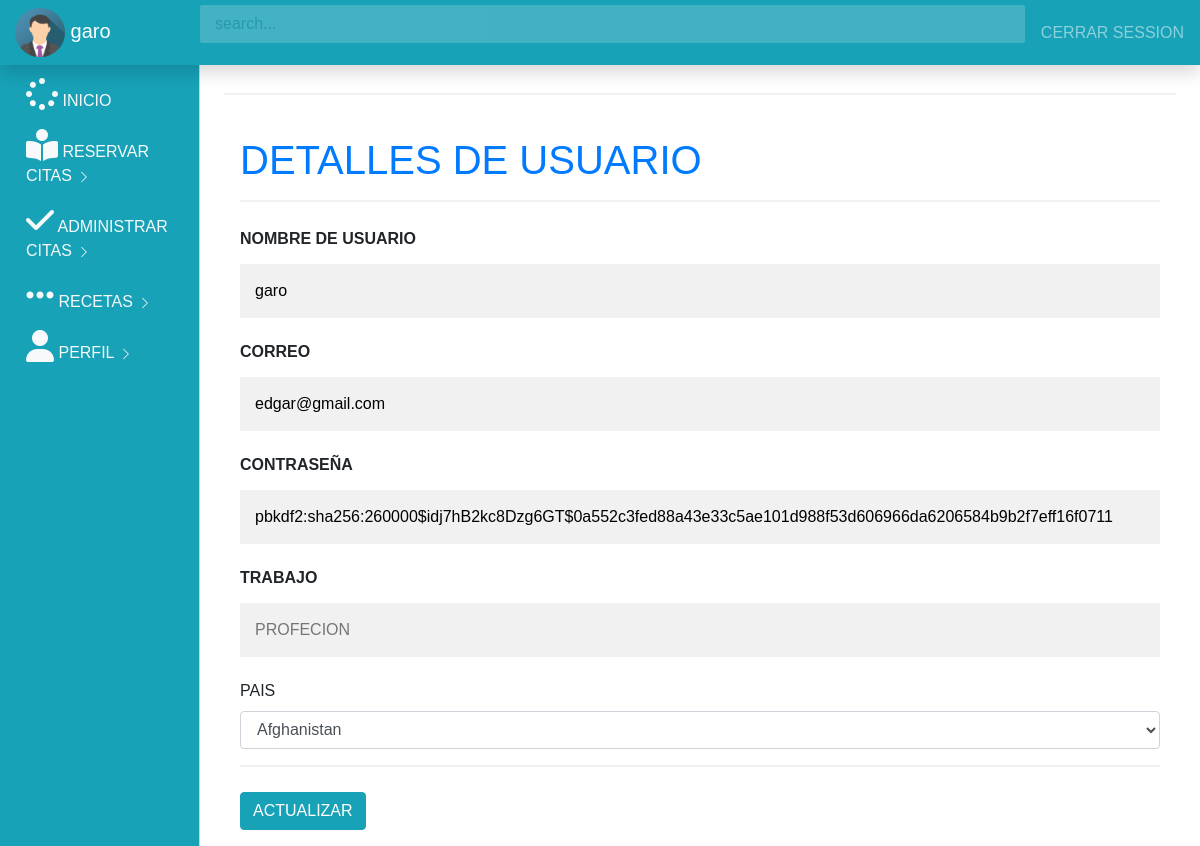
The page /change_profile (signed in) on the database its author committed.
### index.py (models this page shows, shortened)
class User(UserMixin,db.Model):
    id = db.Column(db.Integer,primary_key =True)
    username = db.Column(db.String(100))
    email = db.Column(db.String(100),unique =True)
    password = db.Column(db.String(100))
    doctor = db.Column(db.Boolean)
    admin = db.Column(db.Boolean)
    work = db.Column(db.String(100))
    country = db.Column(db.String(100))
    image = db.Column(db.String(100))
    tratamiento = db.Column(db.String(100))
    @property
    def unhashed_password(self):
         raise AttributeError('cannot view unhased password')
    appointment_by  = db.relationship('Appointments',
    foreign_keys ='Appointments.asked_by_id',
    backref = 'asker',
    lazy=True
    )
    Receive_by  = db.relationship('Notiication',
    foreign_keys ='Notiication.receive_by_id',
    backref = 'reciever',
    lazy=True
    )
    Sender_by  = db.relationship('Notiication',
    foreign_keys ='Notiication.doctor_id',
    backref = 'sender',
    lazy=True
    )
    answers_requested  = db.relationship('Appointments',
    foreign_keys ='Appointments.doctor_id',
    backref = 'expert',
    lazy=True
    )

### index.py (the view)
@app.route('/change_profile')
@login_required
def change_profile():
      get_usors = User.query.all()
      owner = User.query.filter_by(email=current_user.email,password=current_user.password,admin=False,doctor =False).first()
      if not owner:
          flash("Kindly login as patient !")
          return redirect(url_for('home'))
      else:
          return render_template('profile.html' ,users = get_usors)

### index.py (called while the page is built)
@login_manager.user_loader
def load_user(user_id):
     return User.query.get(int(user_id))

### templates/profile.html (shortened to what this page needs)
{% include 'plane_dash.html' %}
{% block body %}
<main role="main" class="col-md-9 ml-sm-auto col-lg-10 px-4">
    <hr>
    <form action="{{url_for('update_profile')}}" method = "POST">
        <div class="container">
          <h1 class="text-primary">DETALLES DE USUARIO</h1>
          <hr>
          <label for="username"><b>NOMBRE DE USUARIO</b></label>
          <input type="text" placeholder="Enter username" name="username" id="username" value = "{{current_user.username}}" required>
          <label for="email"><b>CORREO</b></label>
          <input type="text" placeholder="Enter Email" name="email" id="email" value = "{{current_user.email}}"" required>
          <label for="password"><b>CONTRASEÑA</b></label>
          <input type="text" placeholder="Repeat Password" name="password" id="password" value = "{{current_user.password}}" required>
          <label for="work"><b>TRABAJO</b></label>
          <input type="text" placeholder="PROFECION" name="work" id="work" required>
          <label for="country">PAIS</label>
          <select id="country" name="country" class="form-control">
              <option value="Afghanistan">Afghanistan</option>
          </select>
          <hr>
          <button  class=" btn btn-info" href = "/update/{{current_user.id}}">ACTUALIZAR
        </button>
        </div>
      </form>
</main>
{% endblock %}

### templates/plane_dash.html (shortened to what this page needs)
<!doctype html>
<html lang="en">
  <head>
    <link rel="stylesheet" href="https://stackpath.bootstrapcdn.com/bootstrap/4.5.2/css/bootstrap.min.css">
    <link rel="stylesheet" href="/static/css/dashboard.css">
    <link rel="stylesheet" href="https://cdn.datatables.net/1.10.22/css/jquery.dataTables.min.css">
  </head>
  <body> {%block body%}
    <nav class="navbar navbar-dark bg-info fixed-top flex-md-nowrap p-0 shadow">
        <a class="navbar-brand col-sm-3 col-md-2 mr-0" href="#">
          <img src="{{url_for('static', filename ='img_avatar.png')}}" alt="Avatar" style="width:50px;border-radius: 50%;">
          {{current_user.username}}
          </a>
        <input type="text" class="form-control form-control-primary w-100" placeholder="search...">
        <ul class=" navbar-nav px-3">
            <li class="nav-item text-nowrap">
                <a class="nav-link" onclick="return confirm('Confirm logout') " href="{{url_for('home')}}">CERRAR SESSION</a>
            </li>
        </ul>
      </nav>
      <div class="container-fluid">
        <div class="row">
            <div class  = "col-md-2 bg-info d-none d-md-block sidebar" style="color:white;">
                <div class="left-sidebar">
                    <ul class="nav flex-column sidebar-nav">
                        <li class="nav-item">
                        <a class="nav-link text-light" href="{{url_for('get_signin')}}">
                          <i class ="fa fa-spinner fa-2x"></i> INICIO
                        </a>
                        </li>
                        <li class="nav-item">
                          <a class="nav-link text-light" href="{{url_for('appointment')}}">
                         <i class="fa fa-book-reader fa-2x"></i> RESERVAR CITAS
                                     <svg class="bi bi-chevron-right" width="16" height="16" viewBox="0 0 20 20" fill="currentColor" xmlns="http://www.w3.org/2000/svg"><path fill-rule="evenodd" d="M6.646 3.646a.5.5 0 01.708 0l6 6a.5.5 0 010 .708l-6 6a.5.5 0 01-.708-.708L12.293 10 6.646 4.354a.5.5 0 010-.708z"/></svg>
                        </a>
                        </li>
                        <li class="nav-item">
                          <a class="nav-link text-light" href="{{url_for('manage')}}">
                         <i class="fa fa-check fa-2x"></i> ADMINISTRAR CITAS
                                     <svg class="bi bi-chevron-right" width="16" height="16" viewBox="0 0 20 20" fill="currentColor" xmlns="http://www.w3.org/2000/svg"><path fill-rule="evenodd" d="M6.646 3.646a.5.5 0 01.708 0l6 6a.5.5 0 010 .708l-6 6a.5.5 0 01-.708-.708L12.293 10 6.646 4.354a.5.5 0 010-.708z"/></svg>
                        </a>
                        </li>
                        <li class="nav-item">
                          <a class="nav-link text-light" href="">
                         <i class="fa fa-ellipsis-h fa-2x"></i> RECETAS
                                     <svg class="bi bi-chevron-right" width="16" height="16" viewBox="0 0 20 20" fill="currentColor" xmlns="http://www.w3.org/2000/svg"><path fill-rule="evenodd" d="M6.646 3.646a.5.5 0 01.708 0l6 6a.5.5 0 010 .708l-6 6a.5.5 0 01-.708-.708L12.293 10 6.646 4.354a.5.5 0 010-.708z"/></svg>
                        </a>
                        </li>
                        <li class="nav-item">
                          <a class="nav-link text-light" href="{{url_for('change_profile')}}">
                          <i class="fa fa-user  fa-2x "></i> PERFIL
                            <svg class="bi bi-chevron-right" width="16" height="16" viewBox="0 0 20 20" fill="currentColor" xmlns="http://www.w3.org/2000/svg"><path fill-rule="evenodd" d="M6.646 3.646a.5.5 0 01.708 0l6 6a.5.5 0 010 .708l-6 6a.5.5 0 01-.708-.708L12.293 10 6.646 4.354a.5.5 0 010-.708z"/></svg>
                        </a>
                        </li>
                      </ul>
                </div>
            </div>
            <main role="main" class="col-md-9 ml-sm-auto col-lg-10 px-4">
                <h3>INICIO</h3>
            </main>
        </div>
      </div>
    {% endblock %}
  </body>
</html>

### static/css/dashboard.css (style rules this page uses)
.form-control-primary { margin: 10px; opacity: 0.2; border-radius: 2px; }
.sidebar { position: fixed; top:0; left:0; bottom:0; z-index:100; padding: 70px 0 0 10px; border-right: 1px solid #d3d3d3; }
.sidebar-nav li .nav-link { color: #333; font-weight: 500; }
body { font-family: Arial, Helvetica, sans-serif; }
* { box-sizing: border-box; }
.container { padding: 16px; background-color: white; }
input[type=text], input[type=password] { width: 100%; padding: 15px; margin: 5px 0 22px 0; display: inline-block; border: none; background: #f1f1f1; }
hr { border: 1px solid #f1f1f1; margin-bottom: 25px; }
a { color: dodgerblue; }

### templates/profile.html (style rules this page uses)
body { font-family: Arial, Helvetica, sans-serif; }
* { box-sizing: border-box; }
.container { padding: 16px; background-color: white; }
input[type=text], input[type=password] { width: 100%; padding: 15px; margin: 5px 0 22px 0; display: inline-block; border: none; background: #f1f1f1; }
hr { border: 1px solid #f1f1f1; margin-bottom: 25px; }
a { color: dodgerblue; }

### rows shown on the page
User: username "garo", email "edgar@gmail.com", password "pbkdf2:sha256:260000$idj7hB2kc8Dzg6GT$0a552c3fed88a43e33c5ae101d988f53d606966da6206584b9b2f7eff16f0711"
